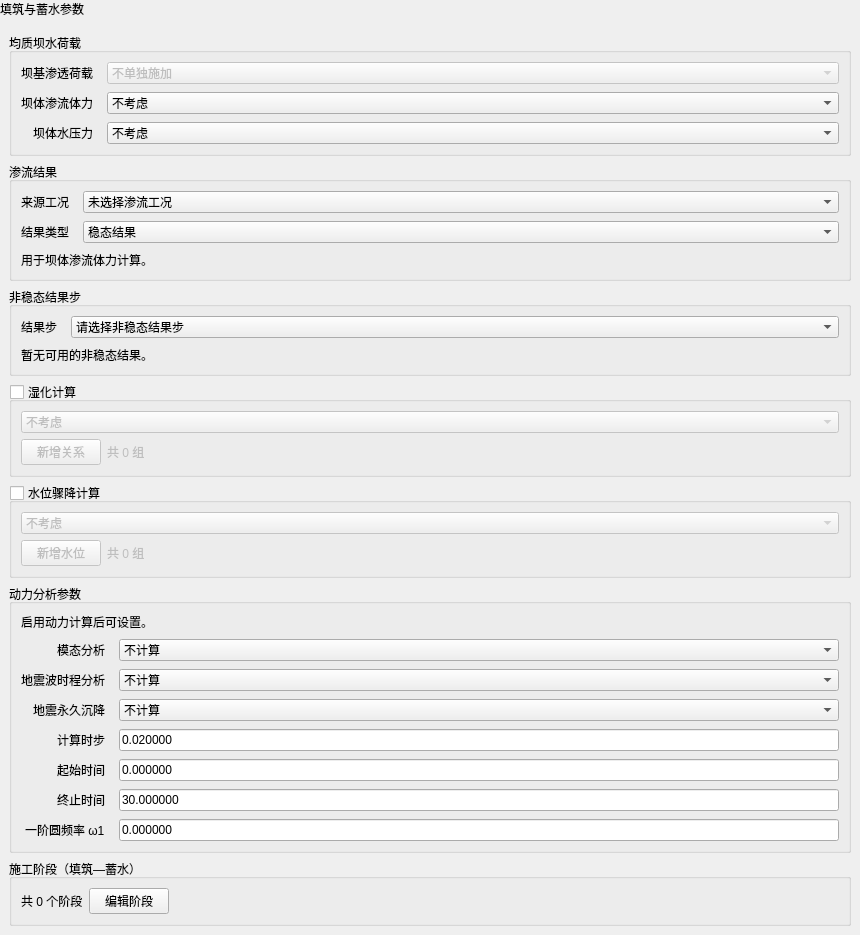
<?xml version='1.0' encoding='UTF-8'?>
<ui version="4.0">
 <class>FillStorageCyclePage</class>
 <widget class="QWidget" name="FillStorageCyclePage">
  <property name="geometry">
   <rect>
    <x>0</x>
    <y>0</y>
    <width>860</width>
    <height>820</height>
   </rect>
  </property>
  <property name="windowTitle">
   <string>施工阶段（填筑—蓄水）</string>
  </property>
  <layout class="QVBoxLayout" name="verticalLayout">
   <property name="leftMargin">
    <number>0</number>
   </property>
   <property name="topMargin">
    <number>0</number>
   </property>
   <property name="rightMargin">
    <number>0</number>
   </property>
   <property name="bottomMargin">
    <number>0</number>
   </property>
   <item>
    <widget class="QLabel" name="pageHeaderLabel">
     <property name="sizePolicy">
      <sizepolicy hsizetype="Preferred" vsizetype="Fixed">
       <horstretch>0</horstretch>
       <verstretch>0</verstretch>
      </sizepolicy>
     </property>
     <property name="text">
      <string>填筑与蓄水参数</string>
     </property>
     <property name="visible">
      <bool>false</bool>
     </property>
    </widget>
   </item>
   <item>
    <layout class="QVBoxLayout" name="contentLayout">
     <property name="leftMargin">
      <number>9</number>
     </property>
     <property name="topMargin">
      <number>9</number>
     </property>
     <property name="rightMargin">
      <number>9</number>
     </property>
     <property name="bottomMargin">
      <number>9</number>
     </property>
     <property name="spacing">
      <number>6</number>
     </property>
     <item>
      <layout class="QVBoxLayout" name="verticalLayoutContent">
       <item>
        <widget class="QGroupBox" name="groupStaticLoad">
         <property name="title">
          <string>均质坝水荷载</string>
         </property>
         <layout class="QFormLayout" name="formLayoutStaticLoad">
          <item row="0" column="0">
           <widget class="QLabel" name="labelIFIIWL_SEEP">
            <property name="text">
             <string>坝基渗透荷载</string>
            </property>
            <property name="wordWrap">
             <bool>false</bool>
            </property>
           </widget>
          </item>
          <item row="0" column="1">
           <widget class="QComboBox" name="comboIFIIWL_SEEP">
            <property name="enabled">
             <bool>false</bool>
            </property>
            <property name="toolTip">
             <string>均质坝不单独设置坝基渗透荷载。</string>
            </property>
            <item>
             <property name="text">
              <string>不单独施加</string>
             </property>
            </item>
            <property name="minimumSize">
             <size>
              <width>10</width>
              <height>0</height>
             </size>
            </property>
           </widget>
          </item>
          <item row="1" column="0">
           <widget class="QLabel" name="labelIFIIWL_BODY">
            <property name="text">
             <string>坝体渗流体力</string>
            </property>
            <property name="wordWrap">
             <bool>false</bool>
            </property>
           </widget>
          </item>
          <item row="1" column="1">
           <widget class="QComboBox" name="comboIFIIWL_BODY">
            <property name="toolTip">
             <string>读取渗流结果时，同时使用节点水头和节点体力。</string>
            </property>
            <item>
             <property name="text">
              <string>不考虑</string>
             </property>
            </item>
            <item>
             <property name="text">
              <string>读取节点体力</string>
             </property>
            </item>
            <property name="minimumSize">
             <size>
              <width>10</width>
              <height>0</height>
             </size>
            </property>
           </widget>
          </item>
          <item row="2" column="0">
           <widget class="QLabel" name="labelIFIIWL_FACE">
            <property name="text">
             <string>坝体水压力</string>
            </property>
            <property name="wordWrap">
             <bool>false</bool>
            </property>
           </widget>
          </item>
          <item row="2" column="1">
           <widget class="QComboBox" name="comboIFIIWL_FACE">
            <item>
             <property name="text">
              <string>不考虑</string>
             </property>
            </item>
            <item>
             <property name="text">
              <string>考虑水面压力</string>
             </property>
            </item>
            <property name="minimumSize">
             <size>
              <width>10</width>
              <height>0</height>
             </size>
            </property>
           </widget>
          </item>
          <property name="leftMargin">
           <number>9</number>
          </property>
          <property name="topMargin">
           <number>9</number>
          </property>
          <property name="rightMargin">
           <number>9</number>
          </property>
          <property name="bottomMargin">
           <number>9</number>
          </property>
          <property name="horizontalSpacing">
           <number>14</number>
          </property>
          <property name="verticalSpacing">
           <number>8</number>
          </property>
          <property name="fieldGrowthPolicy">
           <enum>QFormLayout::AllNonFixedFieldsGrow</enum>
          </property>
          <property name="rowWrapPolicy">
           <enum>QFormLayout::WrapLongRows</enum>
          </property>
          <property name="labelAlignment">
           <set>Qt::AlignRight|Qt::AlignVCenter</set>
          </property>
         </layout>
        </widget>
       </item>
       <item>
        <widget class="QGroupBox" name="groupSeepageAssociation">
         <property name="title">
          <string>渗流结果</string>
         </property>
         <layout class="QFormLayout" name="formLayoutSeepageAssociation">
          <property name="leftMargin">
           <number>9</number>
          </property>
          <property name="topMargin">
           <number>9</number>
          </property>
          <property name="rightMargin">
           <number>9</number>
          </property>
          <property name="bottomMargin">
           <number>9</number>
          </property>
          <property name="horizontalSpacing">
           <number>14</number>
          </property>
          <property name="verticalSpacing">
           <number>8</number>
          </property>
          <property name="fieldGrowthPolicy">
           <enum>QFormLayout::AllNonFixedFieldsGrow</enum>
          </property>
          <property name="rowWrapPolicy">
           <enum>QFormLayout::WrapLongRows</enum>
          </property>
          <property name="labelAlignment">
           <set>Qt::AlignRight|Qt::AlignVCenter</set>
          </property>
          <item row="0" column="0">
           <widget class="QLabel" name="labelSeepageSource">
            <property name="text">
             <string>来源工况</string>
            </property>
           </widget>
          </item>
          <item row="0" column="1">
           <widget class="QComboBox" name="comboSeepageSource">
            <property name="toolTip">
             <string>选择已完成的渗流工况。</string>
            </property>
            <item>
             <property name="text">
              <string>未选择渗流工况</string>
             </property>
            </item>
           </widget>
          </item>
          <item row="1" column="0">
           <widget class="QLabel" name="labelSeepageResultType">
            <property name="text">
             <string>结果类型</string>
            </property>
           </widget>
          </item>
          <item row="1" column="1">
           <widget class="QComboBox" name="comboSeepageResultType">
            <property name="toolTip">
             <string>选择稳态或非稳态结果。</string>
            </property>
            <item>
             <property name="text">
              <string>稳态结果</string>
             </property>
            </item>
            <item>
             <property name="text">
              <string>非稳态结果</string>
             </property>
            </item>
           </widget>
          </item>
          <item row="2" column="0" colspan="2">
           <widget class="QLabel" name="labelSeepageAssociationHint">
            <property name="text">
             <string>用于坝体渗流体力计算。</string>
            </property>
            <property name="wordWrap">
             <bool>true</bool>
            </property>
           </widget>
          </item>
         </layout>
        </widget>
       </item>
       <item>
        <widget class="QGroupBox" name="groupSeepageTransientStep">
         <property name="title">
          <string>非稳态结果步</string>
         </property>
         <layout class="QFormLayout" name="formLayoutSeepageTransientStep">
          <property name="leftMargin">
           <number>9</number>
          </property>
          <property name="topMargin">
           <number>9</number>
          </property>
          <property name="rightMargin">
           <number>9</number>
          </property>
          <property name="bottomMargin">
           <number>9</number>
          </property>
          <property name="horizontalSpacing">
           <number>14</number>
          </property>
          <property name="verticalSpacing">
           <number>8</number>
          </property>
          <property name="fieldGrowthPolicy">
           <enum>QFormLayout::AllNonFixedFieldsGrow</enum>
          </property>
          <property name="rowWrapPolicy">
           <enum>QFormLayout::WrapLongRows</enum>
          </property>
          <property name="labelAlignment">
           <set>Qt::AlignRight|Qt::AlignVCenter</set>
          </property>
          <item row="0" column="0">
           <widget class="QLabel" name="labelSeepageTransientStep">
            <property name="text">
             <string>结果步</string>
            </property>
           </widget>
          </item>
          <item row="0" column="1">
           <widget class="QComboBox" name="comboSeepageTransientStep">
            <property name="toolTip">
             <string>选择所需结果步。</string>
            </property>
            <item>
             <property name="text">
              <string>请选择非稳态结果步</string>
             </property>
            </item>
           </widget>
          </item>
          <item row="1" column="0" colspan="2">
           <widget class="QLabel" name="labelSeepageTransientHint">
            <property name="text">
             <string>暂无可用的非稳态结果。</string>
            </property>
            <property name="wordWrap">
             <bool>true</bool>
            </property>
           </widget>
          </item>
         </layout>
        </widget>
       </item>
       <item>
        <widget class="QGroupBox" name="groupWet">
         <property name="title">
          <string>湿化计算</string>
         </property>
         <property name="checkable">
          <bool>true</bool>
         </property>
         <property name="checked">
          <bool>false</bool>
         </property>
         <layout class="QVBoxLayout" name="layoutWetMapping">
          <property name="leftMargin">
           <number>9</number>
          </property>
          <property name="topMargin">
           <number>9</number>
          </property>
          <property name="rightMargin">
           <number>9</number>
          </property>
          <property name="bottomMargin">
           <number>9</number>
          </property>
          <property name="spacing">
           <number>6</number>
          </property>
          <item>
           <widget class="QComboBox" name="comboIFWET">
            <property name="visible">
             <bool>false</bool>
            </property>
            <item>
             <property name="text">
              <string>不考虑</string>
             </property>
            </item>
            <item>
             <property name="text">
              <string>考虑</string>
             </property>
            </item>
           </widget>
          </item>
          <item>
           <layout class="QHBoxLayout" name="layoutWet">
            <property name="leftMargin">
             <number>0</number>
            </property>
            <property name="topMargin">
             <number>0</number>
            </property>
            <property name="rightMargin">
             <number>0</number>
            </property>
            <property name="bottomMargin">
             <number>0</number>
            </property>
            <item>
             <widget class="QPushButton" name="btnEditWet">
              <property name="text">
               <string>新增关系</string>
              </property>
             </widget>
            </item>
            <item>
             <widget class="QLabel" name="labelWetRows">
              <property name="text">
               <string>共 0 组</string>
              </property>
              <property name="wordWrap">
               <bool>false</bool>
              </property>
             </widget>
            </item>
            <item>
             <spacer name="spWet">
              <property name="orientation">
               <enum>Qt::Horizontal</enum>
              </property>
              <property name="sizeHint" stdset="0">
               <size>
                <width>40</width>
                <height>20</height>
               </size>
              </property>
             </spacer>
            </item>
           </layout>
          </item>
         </layout>
        </widget>
       </item>
       <item>
        <widget class="QGroupBox" name="groupDrop">
         <property name="title">
          <string>水位骤降计算</string>
         </property>
         <property name="checkable">
          <bool>true</bool>
         </property>
         <property name="checked">
          <bool>false</bool>
         </property>
         <layout class="QVBoxLayout" name="layoutDropMain">
          <property name="leftMargin">
           <number>9</number>
          </property>
          <property name="topMargin">
           <number>9</number>
          </property>
          <property name="rightMargin">
           <number>9</number>
          </property>
          <property name="bottomMargin">
           <number>9</number>
          </property>
          <property name="spacing">
           <number>6</number>
          </property>
          <item>
           <widget class="QComboBox" name="comboIFDROP">
            <property name="visible">
             <bool>false</bool>
            </property>
            <item>
             <property name="text">
              <string>不考虑</string>
             </property>
            </item>
            <item>
             <property name="text">
              <string>考虑</string>
             </property>
            </item>
           </widget>
          </item>
          <item>
           <layout class="QHBoxLayout" name="layoutDrop">
            <property name="leftMargin">
             <number>0</number>
            </property>
            <property name="topMargin">
             <number>0</number>
            </property>
            <property name="rightMargin">
             <number>0</number>
            </property>
            <property name="bottomMargin">
             <number>0</number>
            </property>
            <item>
             <widget class="QPushButton" name="btnEditDrop">
              <property name="text">
               <string>新增水位</string>
              </property>
             </widget>
            </item>
            <item>
             <widget class="QLabel" name="labelDropRows">
              <property name="text">
               <string>共 0 组</string>
              </property>
              <property name="wordWrap">
               <bool>false</bool>
              </property>
             </widget>
            </item>
            <item>
             <spacer name="spDrop">
              <property name="orientation">
               <enum>Qt::Horizontal</enum>
              </property>
              <property name="sizeHint" stdset="0">
               <size>
                <width>40</width>
                <height>20</height>
               </size>
              </property>
             </spacer>
            </item>
           </layout>
          </item>
         </layout>
        </widget>
       </item>
       <item>
        <widget class="QGroupBox" name="groupDynamic">
         <property name="title">
          <string>动力分析参数</string>
         </property>
         <layout class="QFormLayout" name="formLayoutDynamic">
          <item row="0" column="0" colspan="2">
           <widget class="QLabel" name="labelDynamicHint">
            <property name="text">
             <string>启用动力计算后可设置。</string>
            </property>
            <property name="wordWrap">
             <bool>true</bool>
            </property>
           </widget>
          </item>
          <item row="1" column="0">
           <widget class="QLabel" name="labelIFMODE">
            <property name="text">
             <string>模态分析</string>
            </property>
            <property name="wordWrap">
             <bool>false</bool>
            </property>
           </widget>
          </item>
          <item row="1" column="1">
           <widget class="QComboBox" name="comboIFMODE">
            <item>
             <property name="text">
              <string>不计算</string>
             </property>
            </item>
            <item>
             <property name="text">
              <string>计算</string>
             </property>
            </item>
            <property name="minimumSize">
             <size>
              <width>10</width>
              <height>0</height>
             </size>
            </property>
           </widget>
          </item>
          <item row="2" column="0">
           <widget class="QLabel" name="labelIFWAVE">
            <property name="text">
             <string>地震波时程分析</string>
            </property>
            <property name="wordWrap">
             <bool>false</bool>
            </property>
           </widget>
          </item>
          <item row="2" column="1">
           <widget class="QComboBox" name="comboIFWAVE">
            <item>
             <property name="text">
              <string>不计算</string>
             </property>
            </item>
            <item>
             <property name="text">
              <string>计算</string>
             </property>
            </item>
            <property name="minimumSize">
             <size>
              <width>10</width>
              <height>0</height>
             </size>
            </property>
           </widget>
          </item>
          <item row="3" column="0">
           <widget class="QLabel" name="labelIFSETT">
            <property name="text">
             <string>地震永久沉降</string>
            </property>
            <property name="wordWrap">
             <bool>false</bool>
            </property>
           </widget>
          </item>
          <item row="3" column="1">
           <widget class="QComboBox" name="comboIFSETT">
            <item>
             <property name="text">
              <string>不计算</string>
             </property>
            </item>
            <item>
             <property name="text">
              <string>计算</string>
             </property>
            </item>
            <property name="minimumSize">
             <size>
              <width>10</width>
              <height>0</height>
             </size>
            </property>
           </widget>
          </item>
          <item row="4" column="0">
           <widget class="QLabel" name="labelDT">
            <property name="text">
             <string>计算时步</string>
            </property>
            <property name="wordWrap">
             <bool>false</bool>
            </property>
           </widget>
          </item>
          <item row="4" column="1">
           <widget class="QLineEdit" name="editDT">
            <property name="text">
             <string>0.020000</string>
            </property>
            <property name="minimumSize">
             <size>
              <width>10</width>
              <height>0</height>
             </size>
            </property>
           </widget>
          </item>
          <item row="5" column="0">
           <widget class="QLabel" name="labelTSTA">
            <property name="text">
             <string>起始时间</string>
            </property>
            <property name="wordWrap">
             <bool>false</bool>
            </property>
           </widget>
          </item>
          <item row="5" column="1">
           <widget class="QLineEdit" name="editTSTA">
            <property name="text">
             <string>0.000000</string>
            </property>
            <property name="minimumSize">
             <size>
              <width>10</width>
              <height>0</height>
             </size>
            </property>
           </widget>
          </item>
          <item row="6" column="0">
           <widget class="QLabel" name="labelTEND">
            <property name="text">
             <string>终止时间</string>
            </property>
            <property name="wordWrap">
             <bool>false</bool>
            </property>
           </widget>
          </item>
          <item row="6" column="1">
           <widget class="QLineEdit" name="editTEND">
            <property name="text">
             <string>30.000000</string>
            </property>
            <property name="minimumSize">
             <size>
              <width>10</width>
              <height>0</height>
             </size>
            </property>
           </widget>
          </item>
          <item row="7" column="0">
           <widget class="QLabel" name="labelWOMI1">
            <property name="text">
             <string>一阶圆频率 ω1</string>
            </property>
            <property name="wordWrap">
             <bool>false</bool>
            </property>
           </widget>
          </item>
          <item row="7" column="1">
           <widget class="QLineEdit" name="editWOMI1">
            <property name="text">
             <string>0.000000</string>
            </property>
            <property name="minimumSize">
             <size>
              <width>10</width>
              <height>0</height>
             </size>
            </property>
           </widget>
          </item>
          <property name="leftMargin">
           <number>9</number>
          </property>
          <property name="topMargin">
           <number>9</number>
          </property>
          <property name="rightMargin">
           <number>9</number>
          </property>
          <property name="bottomMargin">
           <number>9</number>
          </property>
          <property name="horizontalSpacing">
           <number>14</number>
          </property>
          <property name="verticalSpacing">
           <number>8</number>
          </property>
          <property name="fieldGrowthPolicy">
           <enum>QFormLayout::AllNonFixedFieldsGrow</enum>
          </property>
          <property name="rowWrapPolicy">
           <enum>QFormLayout::WrapLongRows</enum>
          </property>
          <property name="labelAlignment">
           <set>Qt::AlignRight|Qt::AlignVCenter</set>
          </property>
         </layout>
        </widget>
       </item>
       <item>
        <widget class="QGroupBox" name="groupCycle">
         <property name="title">
          <string>施工阶段（填筑—蓄水）</string>
         </property>
         <layout class="QHBoxLayout" name="layoutCircle">
          <item>
           <widget class="QLabel" name="labelCircleRows">
            <property name="text">
             <string>共 0 个阶段</string>
            </property>
            <property name="wordWrap">
             <bool>false</bool>
            </property>
           </widget>
          </item>
          <item>
           <widget class="QPushButton" name="btnEditCircle">
            <property name="text">
             <string>编辑阶段</string>
            </property>
           </widget>
          </item>
          <item>
           <spacer name="spCircle">
            <property name="orientation">
             <enum>Qt::Horizontal</enum>
            </property>
            <property name="sizeHint" stdset="0">
             <size>
              <width>40</width>
              <height>20</height>
             </size>
            </property>
           </spacer>
          </item>
          <property name="leftMargin">
           <number>9</number>
          </property>
          <property name="topMargin">
           <number>9</number>
          </property>
          <property name="rightMargin">
           <number>9</number>
          </property>
          <property name="bottomMargin">
           <number>9</number>
          </property>
         </layout>
        </widget>
       </item>
       <property name="leftMargin">
        <number>0</number>
       </property>
       <property name="topMargin">
        <number>0</number>
       </property>
       <property name="rightMargin">
        <number>0</number>
       </property>
       <property name="bottomMargin">
        <number>0</number>
       </property>
      </layout>
     </item>
     <item>
      <spacer name="verticalSpacer">
       <property name="orientation">
        <enum>Qt::Vertical</enum>
       </property>
       <property name="sizeHint" stdset="0">
        <size>
         <width>20</width>
         <height>40</height>
        </size>
       </property>
      </spacer>
     </item>
    </layout>
   </item>
  </layout>
 </widget>
 <resources />
 <connections />
</ui>
